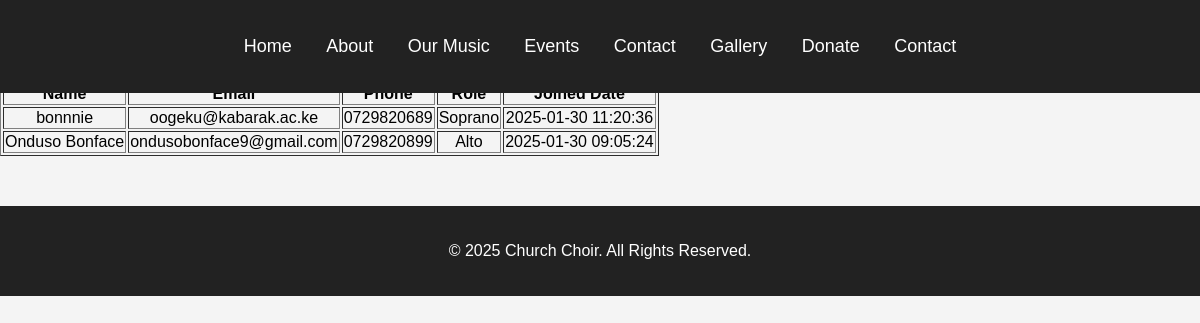
/members.php, run on the app's committed database.
### tables this page shows
CREATE TABLE `members` (
  `id` int(11) NOT NULL,
  `name` varchar(100) NOT NULL,
  `email` varchar(100) NOT NULL,
  `phone` varchar(20) DEFAULT NULL,
  `role` enum('Soprano','Alto','Tenor','Bass') NOT NULL,
  `joined_date` timestamp NOT NULL DEFAULT current_timestamp(),
  `status` varchar(20) DEFAULT 'Pending'
);

### members.php (the view)
<?php include 'includes/header.php'; ?>
<?php include 'includes/config.php'; ?>
<main>
    <h1>Choir Members</h1>
    <table border="1">
        <tr>
            <th>Name</th>
            <th>Email</th>
            <th>Phone</th>
            <th>Role</th>
            <th>Joined Date</th>
        </tr>
        <?php
        $sql = "SELECT * FROM members ORDER BY joined_date DESC";
        $result = $conn->query($sql);
        if ($result->num_rows > 0) {
            while ($row = $result->fetch_assoc()) {
                echo "<tr>
                        <td>{$row['name']}</td>
                        <td>{$row['email']}</td>
                        <td>{$row['phone']}</td>
                        <td>{$row['role']}</td>
                        <td>{$row['joined_date']}</td>
                      </tr>";
            }
        } else {
            echo "<tr><td colspan='5'>No members yet.</td></tr>";
        }
        ?>
    </table>
</main>
<?php include 'includes/footer.php'; ?>

### assets/css/style.css (style rules this page uses)
body { font-family: 'Poppins', sans-serif; margin: 0; padding: 0; background-color: #f4f4f4; text-align: center; }

### data on the page
members: name "bonnnie", email "oogeku@kabarak.ac.ke", phone "0729820689", role "Soprano", joined_date "2025-01-30 11:20:36"
members: name "Onduso Bonface", email "ondusobonface9@gmail.com", phone "0729820899", role "Alto", joined_date "2025-01-30 09:05:24"
